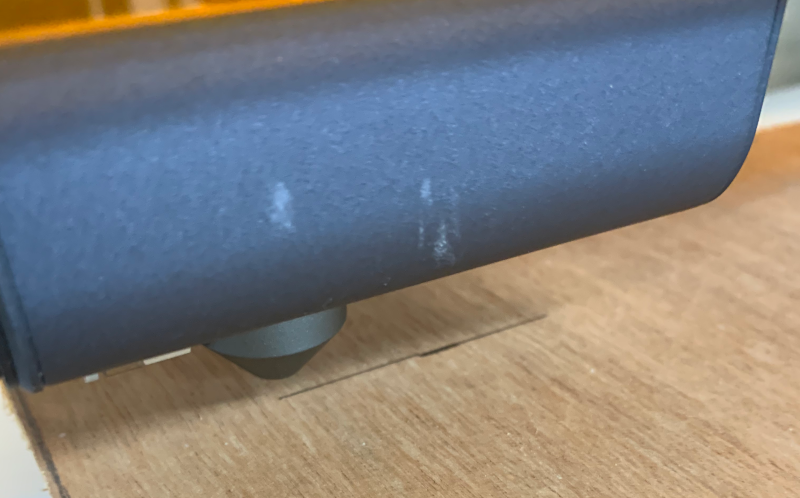
#> input picture burn.png, 800 x 498 px
$ python -i image_to_gcode.py   (imports and definitions only)
#> lines starting #> are read from the running program, lines starting #| are printed output that depends on the picture
"""Image to G-code conversion.

Mirrors LaserGRBL's RasterConverter/ImageProcessor.cs functionality:
- Line-by-line scanning (horizontal, vertical, diagonal)
- Dithering (Floyd-Steinberg, Ordered, Atkinson)
- Configurable resolution, speed, and power
"""

import math
from enum import Enum, auto
from typing import List, Tuple, Optional

import numpy as np
from PIL import Image, ImageOps, ImageFilter


class ScanDirection(Enum):
    HORIZONTAL = auto()
    VERTICAL = auto()
    DIAGONAL = auto()


class DitherMethod(Enum):
    NONE = auto()           # Grayscale (power modulation via S command)
    FLOYD_STEINBERG = auto()
    ORDERED_4X4 = auto()
    ATKINSON = auto()
    THRESHOLD = auto()


class ConversionMode(Enum):
    DITHERING = auto()      # 1-bit dithering
    LINE_TO_LINE = auto()   # Grayscale line scanning with S power modulation


# 4x4 Bayer ordered dither matrix
BAYER_4X4 = np.array([
    [ 0,  8,  2, 10],
    [12,  4, 14,  6],
    [ 3, 11,  1,  9],
    [15,  7, 13,  5],
], dtype=np.float32) / 16.0


def image_to_gcode(
    image_path: str,
    resolution_dpi: float = 50,       # ~0.1mm per pixel
    feed_rate: float = 1000,           # mm/min
    max_power: int = 1000,             # S value for full black
    min_power: int = 0,                # S value for full white
    scan_direction: ScanDirection = ScanDirection.HORIZONTAL,
    conversion_mode: ConversionMode = ConversionMode.LINE_TO_LINE,
    dither_method: DitherMethod = DitherMethod.FLOYD_STEINBERG,
    invert: bool = False,
    border_speed: float = 3000,        # mm/min for rapid moves
    laser_mode: bool = True,           # Use M4 (dynamic) vs M3 (constant)
    width_mm: Optional[float] = None,  # Target width in mm (auto-scale)
    height_mm: Optional[float] = None, # Target height in mm (auto-scale)
    brightness: float = 0.0,           # -1.0 to 1.0
    contrast: float = 0.0,            # -1.0 to 1.0
    sharpen: bool = False,
) -> List[str]:
    """Convert an image file to G-code lines.

    Returns a list of G-code strings ready to be streamed.
    """
#> called with image_path = '../burn.png', resolution_dpi = 50, feed_rate = 1000, max_power = 1000, min_power = 0, invert = False, border_speed = 3000, laser_mode = True
    # Load and preprocess image
    #img = Image.open(image_path).convert("L")  # Grayscale

    img = Image.open(image_path)
#> img is the input picture: PIL image 800x498 RGB; mean R, G, B 127.6, 125.9, 125.6
    if img.mode in ("RGBA", "LA", "PA"):
        # Composite transparent areas onto white background
        background = Image.new("RGBA", img.size, (255, 255, 255, 255))
        background.paste(img, mask=img.split()[-1])  # Use alpha channel as mask
        img = background.convert("L")
    else:
        img = img.convert("L")
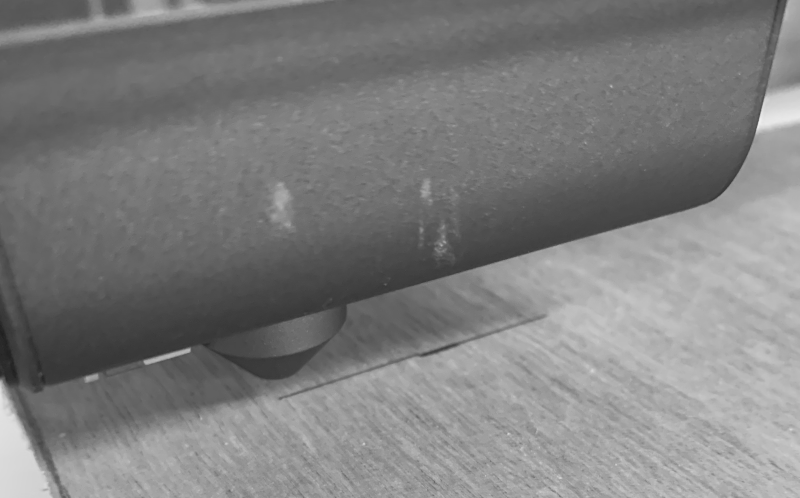
#> img: PIL image 800x498 L; min 31, max 241, mean 126.3

    if invert:
        img = ImageOps.invert(img)

    # Apply brightness/contrast
    if brightness != 0 or contrast != 0:
        img = _adjust_brightness_contrast(img, brightness, contrast)

    if sharpen:
        img = img.filter(ImageFilter.SHARPEN)

    # Calculate pixel size
    pixel_mm = 25.4 / resolution_dpi

    # Scale image if target dimensions specified
    if width_mm and height_mm:
        new_w = int(width_mm / pixel_mm)
        new_h = int(height_mm / pixel_mm)
        img = img.resize((new_w, new_h), Image.NEAREST)
    elif width_mm:
        new_w = int(width_mm / pixel_mm)
        ratio = new_w / img.width
        new_h = int(img.height * ratio)
        img = img.resize((new_w, new_h), Image.NEAREST)
    elif height_mm:
        new_h = int(height_mm / pixel_mm)
        ratio = new_h / img.height
        new_w = int(img.width * ratio)
        img = img.resize((new_w, new_h), Image.NEAREST)

    pixels = np.array(img, dtype=np.float32)

    pixels = np.flipud(pixels)
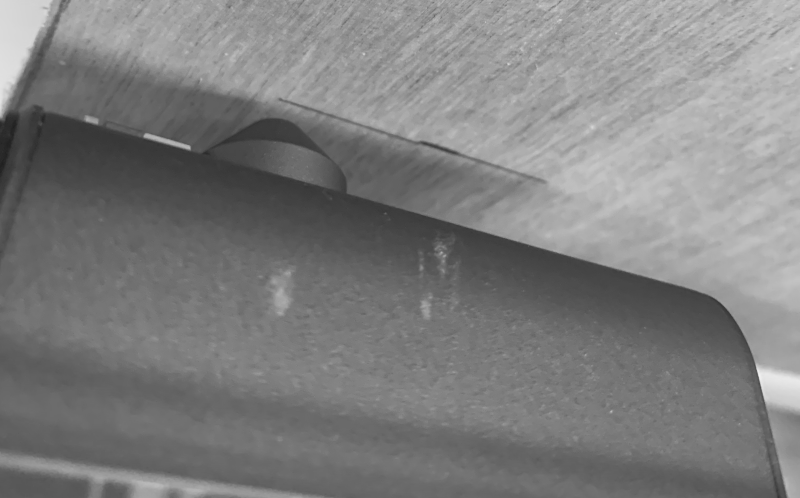
#> pixels: shape (498, 800) float32; min 31, max 241, mean 126.3

    # Apply dithering if needed
    if conversion_mode == ConversionMode.DITHERING:
        pixels = _apply_dithering(pixels, dither_method)

    # Generate G-code
    gcode = []
    gcode.append("; Generated by PyLaserGRBL")
    gcode.append(f"; Image: {image_path}")
    gcode.append(f"; Size: {img.width}x{img.height} pixels, "
                 f"{img.width * pixel_mm:.1f}x{img.height * pixel_mm:.1f} mm")
    gcode.append(f"; Resolution: {resolution_dpi} DPI ({pixel_mm:.4f} mm/pixel)")
    gcode.append("")
    gcode.append("G90")        # Absolute positioning
    gcode.append("G21")        # Millimeters
    laser_cmd = "M4" if laser_mode else "M3"
    gcode.append(f"{laser_cmd} S0")  # Laser on, power 0

    if scan_direction == ScanDirection.HORIZONTAL:
        gcode.extend(_scan_horizontal(pixels, pixel_mm, feed_rate, max_power,
                                       min_power, conversion_mode, border_speed))
    elif scan_direction == ScanDirection.VERTICAL:
        gcode.extend(_scan_vertical(pixels, pixel_mm, feed_rate, max_power,
                                     min_power, conversion_mode, border_speed))
    elif scan_direction == ScanDirection.DIAGONAL:
        gcode.extend(_scan_diagonal(pixels, pixel_mm, feed_rate, max_power,
                                     min_power, conversion_mode, border_speed))

    gcode.append("M5")         # Laser off
    gcode.append("G0 X0 Y0")  # Return home
    return gcode


# [60 lines left out: functions _adjust_brightness_contrast, _apply_dithering, not called in this run]


def _pixel_to_power(pixel_val: float, max_power: int, min_power: int) -> int:
    """Convert a grayscale pixel (0=black, 255=white) to laser power.
    Black = high power, White = low power (inverted).
    """
    if pixel_val > 245:
        return 0  # Treat near-white as white (no burn)
    # 0 (black) → max_power, 255 (white) → min_power
    ratio = 1.0 - (pixel_val / 255.0)
    return int(min_power + ratio * (max_power - min_power))


def _scan_horizontal(pixels: np.ndarray, pixel_mm: float, feed: float,
                      max_power: int, min_power: int,
                      mode: ConversionMode, border_speed: float) -> List[str]:
    """Generate horizontal line-by-line scanning G-code."""
#> called with pixel_mm = 0.508, feed = 1000, max_power = 1000, min_power = 0, border_speed = 3000
    h, w = pixels.shape
#> h = 498; w = 800
    gcode = []
    left_to_right = True

    for y in range(h):
        y_mm = y * pixel_mm
        row = pixels[y]

        # Skip fully white rows
        if mode == ConversionMode.DITHERING:
            if np.all(row == 0):  # All white in dithered (0 = white after threshold)
                left_to_right = not left_to_right
                continue
        else:
            if np.all(row > 250):
                left_to_right = not left_to_right
                continue

        if left_to_right:
            # Find first and last non-white pixel
            start_x = 0
            end_x = w - 1
            gcode.append(f"G0 X{start_x * pixel_mm:.4f} Y{y_mm:.4f}")

            if mode == ConversionMode.DITHERING:
                # Binary: emit segments of laser-on
                x = 0
                while x < w:
                    if row[x] > 128:  # Black pixel (laser on)
                        seg_start = x
                        while x < w and row[x] > 128:
                            x += 1
                        gcode.append(f"G1 X{seg_start * pixel_mm:.4f} S0 F{feed:.0f}")
                        gcode.append(f"G1 X{x * pixel_mm:.4f} S{max_power} F{feed:.0f}")
                    else:
                        x += 1
                gcode.append(f"G1 X{w * pixel_mm:.4f} S0 F{feed:.0f}")
            else:
                # Grayscale: modulate S per pixel (or group similar pixels)
                prev_power = -1
                for x in range(w):
                    power = _pixel_to_power(row[x], max_power, min_power)
                    if power != prev_power or x == w - 1:
                        gcode.append(f"G1 X{(x + 1) * pixel_mm:.4f} S{power} F{feed:.0f}")
                        prev_power = power
        else:
            gcode.append(f"G0 X{(w - 1) * pixel_mm:.4f} Y{y_mm:.4f}")

            if mode == ConversionMode.DITHERING:
                x = w - 1
                while x >= 0:
                    if row[x] > 128:
                        seg_start = x
                        while x >= 0 and row[x] > 128:
                            x -= 1
                        gcode.append(f"G1 X{(seg_start + 1) * pixel_mm:.4f} S0 F{feed:.0f}")
                        gcode.append(f"G1 X{(x + 1) * pixel_mm:.4f} S{max_power} F{feed:.0f}")
                    else:
                        x -= 1
                gcode.append(f"G1 X0.0000 S0 F{feed:.0f}")
            else:
                prev_power = -1
                for x in range(w - 1, -1, -1):
                    power = _pixel_to_power(row[x], max_power, min_power)
                    if power != prev_power or x == 0:
                        gcode.append(f"G1 X{x * pixel_mm:.4f} S{power} F{feed:.0f}")
                        prev_power = power

        left_to_right = not left_to_right
#> this loop made 498 passes

    return gcode


# [41 lines left out: functions _scan_vertical, _scan_diagonal, not called in this run]

>>> result = image_to_gcode('../burn.png')
